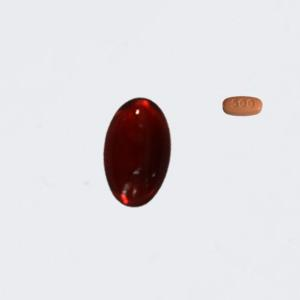
#> input picture YapayZeka_Hap_Projesi/archive/ImageClassesCombinedWithCOCOAnnotations/images_raw/00000130.jpg, 300 x 300 px, found by its file name
$ jupyter execute --allow-errors Hap_Siniflandirma_Projesi_v3.ipynb   (shell and % lines are left out)
#> lines starting #> are read from the running program, lines starting #| are printed output that depends on the picture
[cell 1]
from google.colab import drive
#> (the rest of this cell did not finish here and is left out)

[cell 2]
# ── Kurulum ve Kütüphaneler ──────────────────────────────────────

import os, cv2, numpy as np, random, warnings
import matplotlib.pyplot as plt
import seaborn as sns
from itertools import cycle
from collections import Counter

from sklearn.model_selection import train_test_split, cross_val_score
from sklearn.preprocessing import StandardScaler, LabelEncoder, label_binarize
from sklearn.metrics import (accuracy_score, confusion_matrix,
                             mean_squared_error, mean_absolute_error,
                             r2_score, roc_curve, auc, classification_report)

# İSTEDİĞİN KLASİK VE HİBRİT MODELLER İÇİN
from sklearn.neighbors import KNeighborsClassifier
from sklearn.svm import SVC
from sklearn.ensemble import RandomForestClassifier

import tensorflow as tf
from tensorflow.keras import layers, models, Model, Input
from tensorflow.keras.applications import MobileNetV2
from tensorflow.keras.optimizers import Adam
from tensorflow.keras.callbacks import EarlyStopping, ReduceLROnPlateau

warnings.filterwarnings('ignore')
print("Kütüphaneler başarıyla yüklendi ✅")

[cell 3]
# ── Veri Yolu ve Sınıflar ────────────────────────────────────────
veri_yolu = "/content/drive/MyDrive/YapayZeka_Hap_Projesi/archive/Drug Vision/Data Combined"
#> (the rest of this cell did not finish here and is left out)

[cell 4]
# ── Data Augmentation (Over-fitting Engelleyici) ─────────────────
# Hedef %96. Abartılı augmentation modeli yorar, hafif tutuyoruz.
# [6 lines left out: function augment, not called in this run]

[cell 5]
# ── Veri Yükleme (Ön İşleme) ─────────────────────────────────────
print("Orijinal veriler yükleniyor... Lütfen bekleyin.")
X_cnn_orig, y_orig = [], []
BOYUT = (96, 96) # MobileNetV2 için ideal minimum boyut

#> (the rest of this cell did not finish here and is left out)

[cell 6]
# ── Train / Test Bölme ve Augmentation Uygulama ──────────────────
le = LabelEncoder()
#> (the rest of this cell did not finish here and is left out)

[cell 7]
# ── Metrik ve Grafik Fonksiyonları (Senin Tema) ──────────────────
# [49 lines left out: functions goster_metrikler, goster_roc, not called in this run]

[cell 8]
# ── 1. ANA MODEL: MobileNetV2 (Transfer Learning) ────────────────
print("LİTERATÜR MODELİ 1: MobileNetV2 Transfer Learning Başlatılıyor...")
# Görüntü boyutumuz (96,96,3)

#> (the rest of this cell did not finish here and is left out)

[cell 9]
# ── HİBRİT MODELLER İÇİN ÖZELLİK (FEATURE) ÇIKARIMI ──────────────
# Literatürdeki o "CNN + SVM" ve "CNN + kNN" mantığı tam olarak budur.
# Resmi pikseller olarak değil, CNN'in anladığı o üst düzey "Özellikler" olarak alacağız.
print("Derin Öğrenme Modelinden (MobileNetV2) matematiksel özellikler (Features) çekiliyor...")

#> (the rest of this cell did not finish here and is left out)

[cell 10]
# ── 2. LİTERATÜR MODELİ: CNN + kNN (Hibrit Yaklaşım) ─────────────
print("LİTERATÜR MODELİ 2: CNN Features + kNN Eğitiliyor...")

model_cnn_knn = KNeighborsClassifier(n_neighbors=5, weights='distance')
#> (the rest of this cell did not finish here and is left out)

[cell 11]
# ── 3. LİTERATÜR MODELİ: CNN + SVM (Klasik Hibrit) ───────────────
print("LİTERATÜR MODELİ 3: CNN Features + SVM Eğitiliyor...")

model_cnn_svm = SVC(kernel='rbf', C=5, gamma='scale', probability=True, random_state=42)
#> (the rest of this cell did not finish here and is left out)

[cell 12]
# ── Final Karşılaştırma Tablosu ───────────────────────────────────
print("\n" + "🏆"*30)
print("   LİTERATÜR REFERANSLI MODELLER KARŞILAŞTIRMASI")
print("🏆"*30)

#> (the rest of this cell did not finish here and is left out)

[cell 13]
# ── Kendi Fotoğrafını Test Et (Canlı Performans) ──────────────────
from google.colab import files
print("\n\n📸 Sınav Vakti! Bilgisayarınızdan bir hap fotoğrafı yükleyin...")
uploaded = files.upload()
#> the answer given: 00000130.jpg
#> further down, resim_bgr is the input picture: shape (300, 300, 3); mean B, G, R 223.6, 220.4, 223.1
#> `r96_rgb = cv2.cvtColor(r96, cv2.COLOR_BGR2RGB).astype('float32')/255.0`:
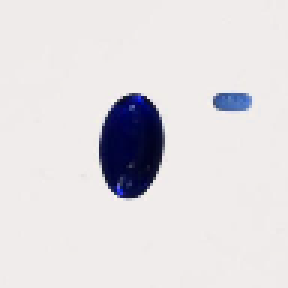
#> r96_rgb: shape (96, 96, 3) float32 (shown 3 times larger); mean B, G, R 0.875, 0.864, 0.877

#> (the rest of this cell did not finish here and is left out)


$ run again, on YapayZeka_Hap_Projesi/archive/ImageClassesCombinedWithCOCOAnnotations/images_raw/00000437.jpg
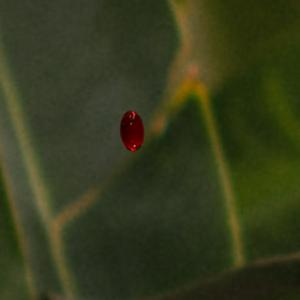
#> input picture YapayZeka_Hap_Projesi/archive/ImageClassesCombinedWithCOCOAnnotations/images_raw/00000437.jpg, 300 x 300 px, found by its file name
#> resim_bgr is the input picture: shape (300, 300, 3); mean B, G, R 28.8, 58.6, 53.6
#> `r96_rgb = cv2.cvtColor(r96, cv2.COLOR_BGR2RGB).astype('float32')/255.0`:
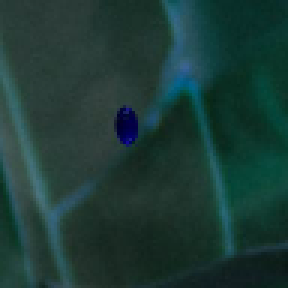
#> r96_rgb: shape (96, 96, 3) float32 (shown 3 times larger); mean B, G, R 0.21, 0.23, 0.113

$ run again, on YapayZeka_Hap_Projesi/archive/ImageClassesCombinedWithCOCOAnnotations/images_raw/00000503.jpg
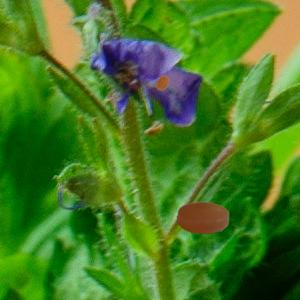
#> input picture YapayZeka_Hap_Projesi/archive/ImageClassesCombinedWithCOCOAnnotations/images_raw/00000503.jpg, 300 x 300 px, found by its file name
#> resim_bgr is the input picture: shape (300, 300, 3); mean B, G, R 33.5, 122.6, 69.6
#> `r96 = cv2.resize(resim_bgr, (96,96))`:
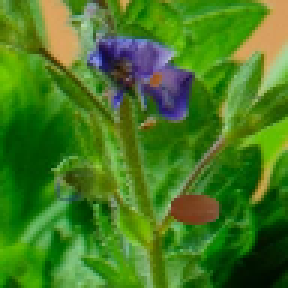
#> r96: shape (96, 96, 3) (shown 3 times larger); mean B, G, R 33.5, 122.5, 69.5
#> `r96_rgb = cv2.cvtColor(r96, cv2.COLOR_BGR2RGB).astype('float32')/255.0`:
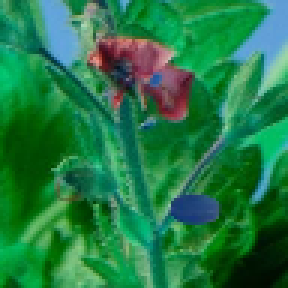
#> r96_rgb: shape (96, 96, 3) float32 (shown 3 times larger); mean B, G, R 0.273, 0.48, 0.131

$ run again, on YapayZeka_Hap_Projesi/archive/ImageClassesCombinedWithCOCOAnnotations/images_raw/00000718.jpg
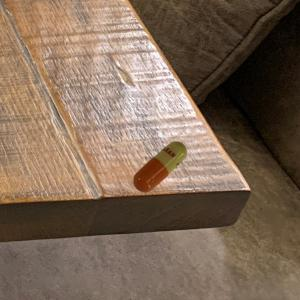
#> input picture YapayZeka_Hap_Projesi/archive/ImageClassesCombinedWithCOCOAnnotations/images_raw/00000718.jpg, 300 x 300 px, found by its file name
#> resim_bgr is the input picture: shape (300, 300, 3); mean B, G, R 85.8, 103.6, 124.6
#> `r96 = cv2.resize(resim_bgr, (96,96))`:
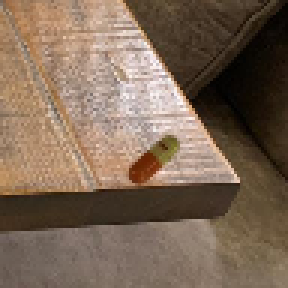
#> r96: shape (96, 96, 3) (shown 3 times larger); mean B, G, R 85.7, 103.5, 124.5
#> `r96_rgb = cv2.cvtColor(r96, cv2.COLOR_BGR2RGB).astype('float32')/255.0`:
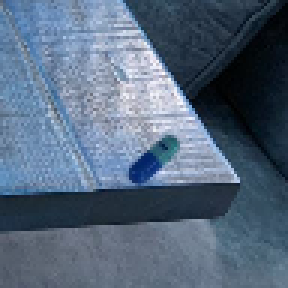
#> r96_rgb: shape (96, 96, 3) float32 (shown 3 times larger); mean B, G, R 0.488, 0.406, 0.336
